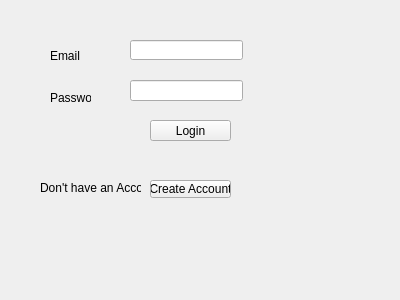
<?xml version="1.0" encoding="UTF-8"?>
<ui version="4.0">
 <class>Form</class>
 <widget class="QWidget" name="Form">
  <property name="geometry">
   <rect>
    <x>0</x>
    <y>0</y>
    <width>400</width>
    <height>300</height>
   </rect>
  </property>
  <property name="windowTitle">
   <string>Form</string>
  </property>
  <widget class="QLabel" name="email_label">
   <property name="geometry">
    <rect>
     <x>50</x>
     <y>50</y>
     <width>37</width>
     <height>12</height>
    </rect>
   </property>
   <property name="text">
    <string>Email</string>
   </property>
  </widget>
  <widget class="QLabel" name="password_label">
   <property name="geometry">
    <rect>
     <x>50</x>
     <y>90</y>
     <width>41</width>
     <height>16</height>
    </rect>
   </property>
   <property name="text">
    <string>Password</string>
   </property>
  </widget>
  <widget class="QLineEdit" name="email_inpu">
   <property name="geometry">
    <rect>
     <x>130</x>
     <y>40</y>
     <width>113</width>
     <height>20</height>
    </rect>
   </property>
  </widget>
  <widget class="QLineEdit" name="email_input">
   <property name="geometry">
    <rect>
     <x>130</x>
     <y>80</y>
     <width>113</width>
     <height>21</height>
    </rect>
   </property>
  </widget>
  <widget class="QPushButton" name="login_button">
   <property name="geometry">
    <rect>
     <x>150</x>
     <y>120</y>
     <width>81</width>
     <height>21</height>
    </rect>
   </property>
   <property name="text">
    <string>Login</string>
   </property>
  </widget>
  <widget class="QPushButton" name="create_account_button">
   <property name="geometry">
    <rect>
     <x>150</x>
     <y>180</y>
     <width>81</width>
     <height>18</height>
    </rect>
   </property>
   <property name="text">
    <string>Create Account</string>
   </property>
  </widget>
  <widget class="QLabel" name="create_account_label">
   <property name="geometry">
    <rect>
     <x>40</x>
     <y>180</y>
     <width>101</width>
     <height>16</height>
    </rect>
   </property>
   <property name="text">
    <string>Don't have an Account</string>
   </property>
  </widget>
 </widget>
 <resources/>
 <connections/>
</ui>
